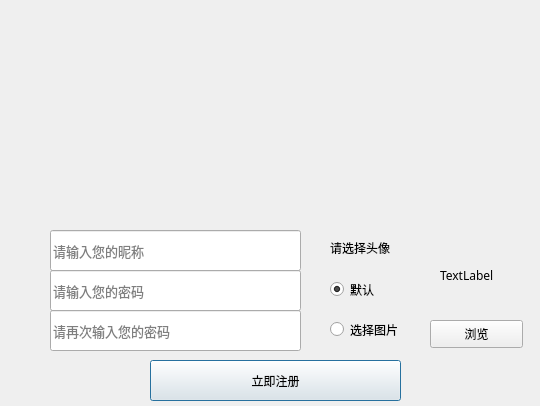
<?xml version="1.0" encoding="UTF-8"?>
<ui version="4.0">
 <class>Dialo</class>
 <widget class="QDialog" name="Dialo">
  <property name="geometry">
   <rect>
    <x>0</x>
    <y>0</y>
    <width>540</width>
    <height>406</height>
   </rect>
  </property>
  <property name="font">
   <font>
    <family>黑体</family>
   </font>
  </property>
  <property name="windowTitle">
   <string>Dialog</string>
  </property>
  <property name="sizeGripEnabled">
   <bool>false</bool>
  </property>
  <widget class="QLineEdit" name="editName">
   <property name="geometry">
    <rect>
     <x>50</x>
     <y>230</y>
     <width>251</width>
     <height>41</height>
    </rect>
   </property>
   <property name="font">
    <font>
     <family>微软雅黑</family>
     <pointsize>10</pointsize>
    </font>
   </property>
   <property name="cursor">
    <cursorShape>ArrowCursor</cursorShape>
   </property>
   <property name="toolTip">
    <string>请输入用户账号</string>
   </property>
   <property name="placeholderText">
    <string notr="true">请输入您的昵称</string>
   </property>
   <property name="clearButtonEnabled">
    <bool>false</bool>
   </property>
  </widget>
  <widget class="QLineEdit" name="editRepKwd">
   <property name="geometry">
    <rect>
     <x>50</x>
     <y>310</y>
     <width>251</width>
     <height>41</height>
    </rect>
   </property>
   <property name="font">
    <font>
     <family>微软雅黑</family>
     <pointsize>10</pointsize>
    </font>
   </property>
   <property name="toolTip">
    <string>请输入用户密码</string>
   </property>
   <property name="placeholderText">
    <string notr="true">请再次输入您的密码</string>
   </property>
  </widget>
  <widget class="QWidget" name="bcakgroundPic" native="true">
   <property name="geometry">
    <rect>
     <x>0</x>
     <y>0</y>
     <width>541</width>
     <height>221</height>
    </rect>
   </property>
   <widget class="QToolButton" name="closeBt">
    <property name="geometry">
     <rect>
      <x>510</x>
      <y>0</y>
      <width>31</width>
      <height>41</height>
     </rect>
    </property>
    <property name="cursor">
     <cursorShape>PointingHandCursor</cursorShape>
    </property>
    <property name="toolTip">
     <string>关闭</string>
    </property>
    <property name="text">
     <string/>
    </property>
    <property name="checkable">
     <bool>false</bool>
    </property>
    <property name="popupMode">
     <enum>QToolButton::DelayedPopup</enum>
    </property>
    <property name="autoRaise">
     <bool>true</bool>
    </property>
   </widget>
   <widget class="QToolButton" name="minBt">
    <property name="geometry">
     <rect>
      <x>480</x>
      <y>0</y>
      <width>31</width>
      <height>41</height>
     </rect>
    </property>
    <property name="cursor">
     <cursorShape>PointingHandCursor</cursorShape>
    </property>
    <property name="toolTip">
     <string>最小化</string>
    </property>
    <property name="text">
     <string/>
    </property>
    <property name="autoRaise">
     <bool>true</bool>
    </property>
   </widget>
  </widget>
  <widget class="QLineEdit" name="editKwd">
   <property name="geometry">
    <rect>
     <x>50</x>
     <y>270</y>
     <width>251</width>
     <height>41</height>
    </rect>
   </property>
   <property name="font">
    <font>
     <family>微软雅黑</family>
     <pointsize>10</pointsize>
    </font>
   </property>
   <property name="toolTip">
    <string>请输入用户密码</string>
   </property>
   <property name="placeholderText">
    <string notr="true">请输入您的密码</string>
   </property>
  </widget>
  <widget class="QPushButton" name="pbLogin">
   <property name="geometry">
    <rect>
     <x>150</x>
     <y>360</y>
     <width>251</width>
     <height>41</height>
    </rect>
   </property>
   <property name="cursor">
    <cursorShape>PointingHandCursor</cursorShape>
   </property>
   <property name="text">
    <string>立即注册</string>
   </property>
   <property name="default">
    <bool>true</bool>
   </property>
   <property name="flat">
    <bool>false</bool>
   </property>
  </widget>
  <widget class="QLabel" name="label">
   <property name="geometry">
    <rect>
     <x>440</x>
     <y>240</y>
     <width>70</width>
     <height>70</height>
    </rect>
   </property>
   <property name="text">
    <string>TextLabel</string>
   </property>
  </widget>
  <widget class="QRadioButton" name="default_2">
   <property name="geometry">
    <rect>
     <x>330</x>
     <y>280</y>
     <width>71</width>
     <height>19</height>
    </rect>
   </property>
   <property name="cursor">
    <cursorShape>PointingHandCursor</cursorShape>
   </property>
   <property name="text">
    <string>默认</string>
   </property>
   <property name="checked">
    <bool>true</bool>
   </property>
  </widget>
  <widget class="QRadioButton" name="choosePic">
   <property name="geometry">
    <rect>
     <x>330</x>
     <y>320</y>
     <width>91</width>
     <height>19</height>
    </rect>
   </property>
   <property name="cursor">
    <cursorShape>PointingHandCursor</cursorShape>
   </property>
   <property name="text">
    <string>选择图片</string>
   </property>
  </widget>
  <widget class="QLabel" name="label_2">
   <property name="geometry">
    <rect>
     <x>330</x>
     <y>240</y>
     <width>91</width>
     <height>16</height>
    </rect>
   </property>
   <property name="text">
    <string>请选择头像</string>
   </property>
  </widget>
  <widget class="QPushButton" name="scanPic">
   <property name="geometry">
    <rect>
     <x>430</x>
     <y>320</y>
     <width>93</width>
     <height>28</height>
    </rect>
   </property>
   <property name="text">
    <string>浏览</string>
   </property>
  </widget>
 </widget>
 <resources/>
 <connections/>
</ui>
